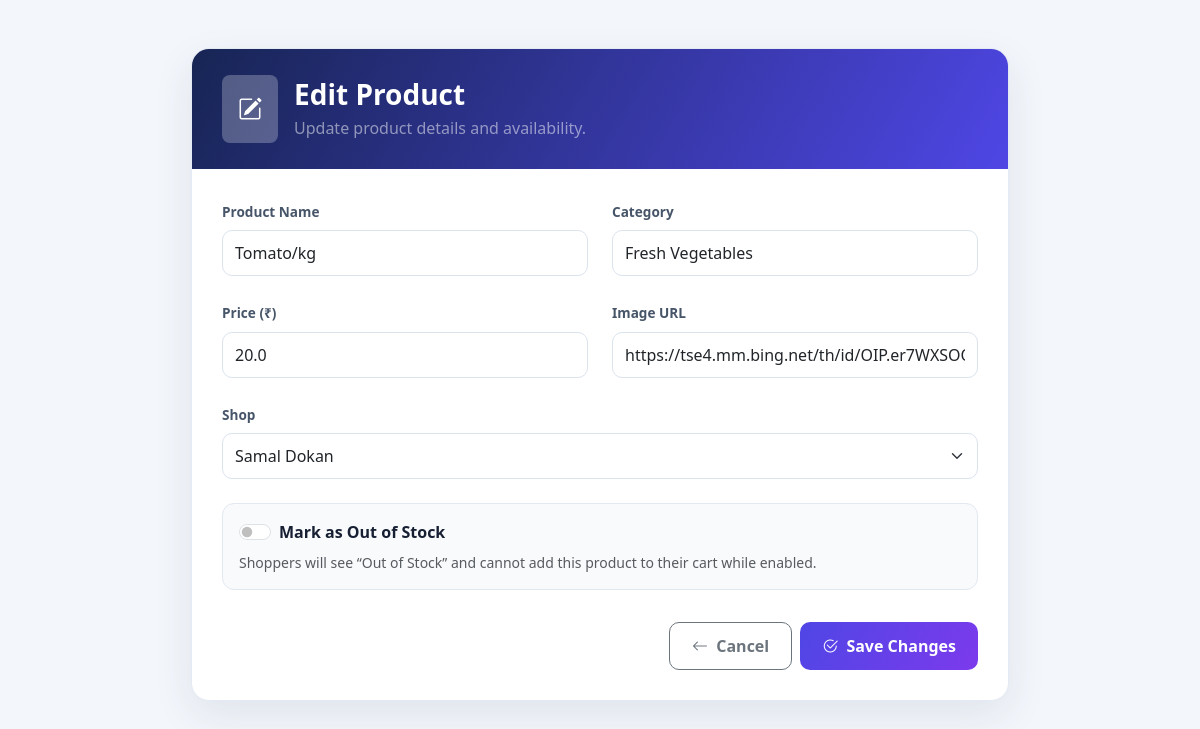
The app's page /edit_item/7 (signed in), older data.
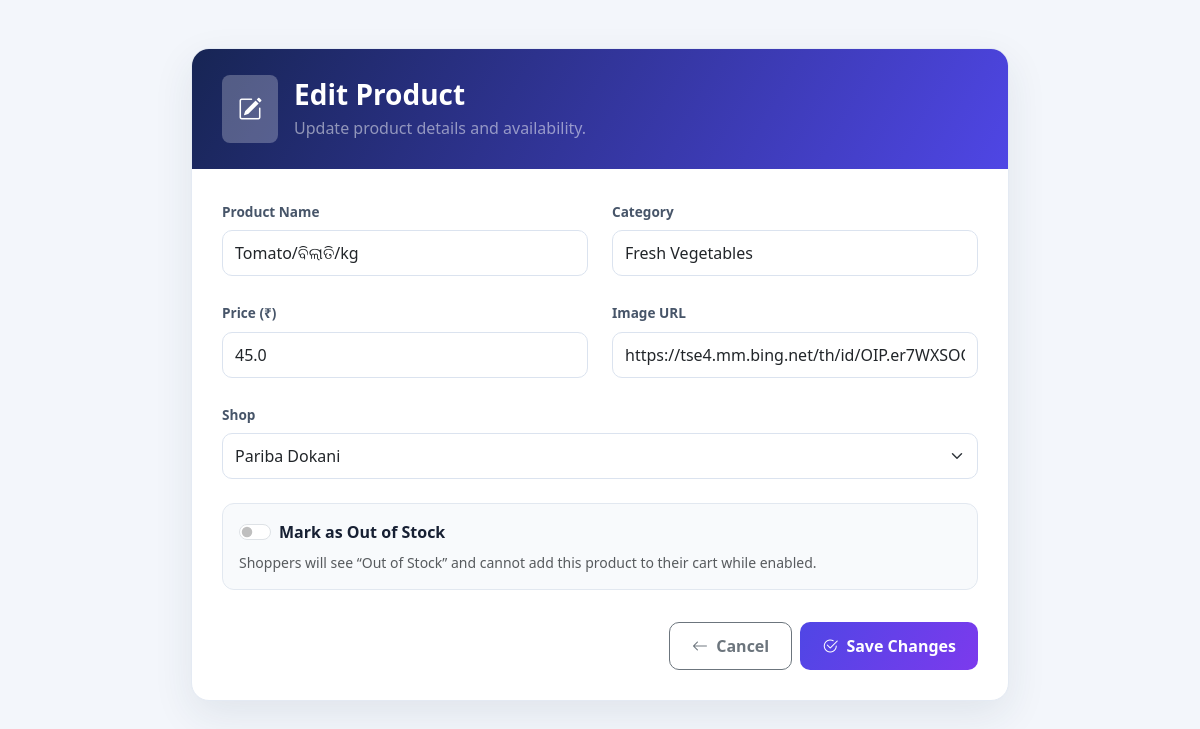
The same page, newer data.
### tables this page shows
CREATE TABLE items (
                    id INTEGER PRIMARY KEY AUTOINCREMENT,
                    name TEXT NOT NULL,
                    category TEXT NOT NULL,
                    price REAL NOT NULL,
                    photo TEXT,
                    shop_id INTEGER, is_out_of_stock INTEGER DEFAULT 0,
                    FOREIGN KEY(shop_id) REFERENCES shops(id));

CREATE TABLE shops (
                    id INTEGER PRIMARY KEY AUTOINCREMENT,
                    name TEXT NOT NULL,
                    location_id INTEGER,
                    FOREIGN KEY(location_id) REFERENCES locations(id));

### app.py (the view, shortened to what this page needs)
@app.route("/edit_item/<int:item_id>", methods=["GET", "POST"])
@admin_required
def edit_item(item_id):
    conn = get_db_connection()
    c = conn.cursor()
    c.execute(
        "SELECT * FROM items WHERE id = ?",
        (item_id,)
    )
    item = c.fetchone()
    c.execute("SELECT * FROM shops")
    shops = c.fetchall()
    conn.close()
    if not item:
        return redirect(url_for("admin"))
    return render_template(
        "edit_item.html",
        item=item,
        shops=shops,
        error=None
    )

### app.py (called while the page is built)
def get_db_connection():
    conn = sqlite3.connect(DB_NAME)
    conn.execute("PRAGMA foreign_keys = ON")
    return conn

def admin_required(func):
    @wraps(func)
    def wrapper(*args, **kwargs):
        if not session.get("admin_logged_in"):
            return redirect(url_for("login"))
        return func(*args, **kwargs)
    return wrapper

### templates/edit_item.html (shortened to what this page needs)
<!DOCTYPE html>
<html lang="en">
<head>
    <link rel="stylesheet" href="https://cdn.jsdelivr.net/npm/bootstrap@5.3.0/dist/css/bootstrap.min.css">
    <link rel="stylesheet" href="https://cdn.jsdelivr.net/npm/bootstrap-icons@1.11.3/font/bootstrap-icons.min.css">
</head>
<body>
<div class="page-wrap">
    <div class="editor-card">
        <div class="editor-head">
            <div class="d-flex align-items-center gap-3">
                <div class="rounded-3 bg-white bg-opacity-25 p-3"><i class="bi bi-pencil-square fs-4"></i></div>
                <div><h1 class="h3 fw-bold mb-1">Edit Product</h1><div class="text-white-50">Update product details and availability.</div></div>
            </div>
        </div>
        <div class="editor-body">
            <form method="POST">
                <div class="row g-4">
                    <div class="col-md-6"><label class="form-label" for="name">Product Name</label><input class="form-control" id="name" type="text" name="name" value="{{ item[1] }}" required></div>
                    <div class="col-md-6"><label class="form-label" for="category">Category</label><input class="form-control" id="category" type="text" name="category" value="{{ item[2] }}" required></div>
                    <div class="col-md-6"><label class="form-label" for="price">Price (₹)</label><input class="form-control" id="price" type="number" min="0" step="0.01" name="price" value="{{ item[3] }}" required></div>
                    <div class="col-md-6"><label class="form-label" for="photo">Image URL</label><input class="form-control" id="photo" type="url" name="photo" value="{{ item[4] or '' }}" placeholder="https://example.com/image.jpg"></div>
                    <div class="col-12"><label class="form-label" for="shop_id">Shop</label>
                        <select class="form-select" id="shop_id" name="shop_id" required>
                            {% for shop in shops %}<option value="{{ shop[0] }}" {% if shop[0] == item[5] %}selected{% endif %}>{{ shop[1] }}</option>{% endfor %}
                        </select>
                    </div>
                    <div class="col-12"><div class="stock-box">
                        <div class="form-check form-switch"><input class="form-check-input" type="checkbox" role="switch" id="is_out_of_stock" name="is_out_of_stock" value="1" {% if item[6] %}checked{% endif %}><label class="form-check-label fw-bold" for="is_out_of_stock">Mark as Out of Stock</label></div>
                        <div class="form-text mt-2">Shoppers will see “Out of Stock” and cannot add this product to their cart while enabled.</div>
                    </div></div>
                    <div class="col-12 d-flex flex-wrap justify-content-end gap-2 pt-2">
                        <a href="{{ url_for('admin') }}" class="btn btn-outline-secondary btn-cancel"><i class="bi bi-arrow-left me-1"></i> Cancel</a>
                        <button type="submit" class="btn btn-save"><i class="bi bi-check2-circle me-1"></i> Save Changes</button>
                    </div>
                </div>
            </form>
        </div>
    </div>
</div>
</body>
</html>

Row changes from the older to the newer data that the page shows:
changed items "Fresh Vegetables": name "Tomato/kg" → "Tomato/ବିଲାତି/kg"; price "20.0" → "45.0"; shop_id "Samal Dokan" → "Pariba Dokani"
